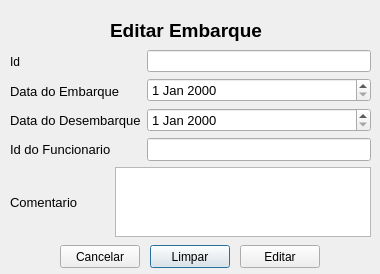
<?xml version="1.0" encoding="UTF-8"?>
<ui version="4.0">
 <class>EditarEmbarque</class>
 <widget class="QDialog" name="EditarEmbarque">
  <property name="geometry">
   <rect>
    <x>0</x>
    <y>0</y>
    <width>380</width>
    <height>274</height>
   </rect>
  </property>
  <property name="windowTitle">
   <string>Dialog</string>
  </property>
  <widget class="QWidget" name="gridLayoutWidget">
   <property name="geometry">
    <rect>
     <x>10</x>
     <y>50</y>
     <width>361</width>
     <height>187</height>
    </rect>
   </property>
   <layout class="QGridLayout" name="gridLayout" rowstretch="0,0">
    <item row="0" column="0">
     <layout class="QVBoxLayout" name="verticalLayout">
      <item>
       <widget class="QLabel" name="label_6">
        <property name="text">
         <string>Id</string>
        </property>
       </widget>
      </item>
      <item>
       <widget class="QLabel" name="label">
        <property name="font">
         <font>
          <pointsize>10</pointsize>
         </font>
        </property>
        <property name="text">
         <string>Data do Embarque</string>
        </property>
       </widget>
      </item>
      <item>
       <widget class="QLabel" name="label_2">
        <property name="font">
         <font>
          <pointsize>10</pointsize>
         </font>
        </property>
        <property name="text">
         <string>Data do Desembarque</string>
        </property>
       </widget>
      </item>
      <item>
       <widget class="QLabel" name="label_3">
        <property name="font">
         <font>
          <pointsize>10</pointsize>
         </font>
        </property>
        <property name="text">
         <string>Id do Funcionario</string>
        </property>
       </widget>
      </item>
     </layout>
    </item>
    <item row="0" column="1">
     <layout class="QVBoxLayout" name="verticalLayout_2">
      <item>
       <widget class="QLineEdit" name="idArea"/>
      </item>
      <item>
       <widget class="QDateEdit" name="embarqueDateArea">
        <property name="font">
         <font>
          <pointsize>10</pointsize>
         </font>
        </property>
       </widget>
      </item>
      <item>
       <widget class="QDateEdit" name="desembarqueDateArea">
        <property name="font">
         <font>
          <pointsize>10</pointsize>
         </font>
        </property>
       </widget>
      </item>
      <item>
       <widget class="QLineEdit" name="idFuncArea">
        <property name="font">
         <font>
          <pointsize>10</pointsize>
         </font>
        </property>
       </widget>
      </item>
     </layout>
    </item>
    <item row="1" column="0" colspan="2">
     <layout class="QHBoxLayout" name="horizontalLayout" stretch="40,0">
      <item>
       <widget class="QLabel" name="label_4">
        <property name="font">
         <font>
          <pointsize>10</pointsize>
         </font>
        </property>
        <property name="layoutDirection">
         <enum>Qt::LeftToRight</enum>
        </property>
        <property name="text">
         <string>Comentario</string>
        </property>
       </widget>
      </item>
      <item>
       <widget class="QTextEdit" name="textEdit"/>
      </item>
     </layout>
    </item>
   </layout>
  </widget>
  <widget class="QPushButton" name="clearButton">
   <property name="geometry">
    <rect>
     <x>150</x>
     <y>245</y>
     <width>80</width>
     <height>23</height>
    </rect>
   </property>
   <property name="text">
    <string>Limpar</string>
   </property>
  </widget>
  <widget class="QPushButton" name="submitButton">
   <property name="geometry">
    <rect>
     <x>240</x>
     <y>245</y>
     <width>80</width>
     <height>23</height>
    </rect>
   </property>
   <property name="text">
    <string>Editar</string>
   </property>
  </widget>
  <widget class="QLabel" name="label_5">
   <property name="geometry">
    <rect>
     <x>110</x>
     <y>10</y>
     <width>160</width>
     <height>41</height>
    </rect>
   </property>
   <property name="text">
    <string>&lt;html&gt;&lt;head/&gt;&lt;body&gt;&lt;p&gt;&lt;span style=&quot; font-size:14pt; font-weight:600;&quot;&gt;Editar Embarque&lt;/span&gt;&lt;/p&gt;&lt;/body&gt;&lt;/html&gt;</string>
   </property>
  </widget>
  <widget class="QPushButton" name="cancelButton">
   <property name="geometry">
    <rect>
     <x>60</x>
     <y>245</y>
     <width>80</width>
     <height>23</height>
    </rect>
   </property>
   <property name="text">
    <string>Cancelar</string>
   </property>
  </widget>
 </widget>
 <resources/>
 <connections/>
</ui>
